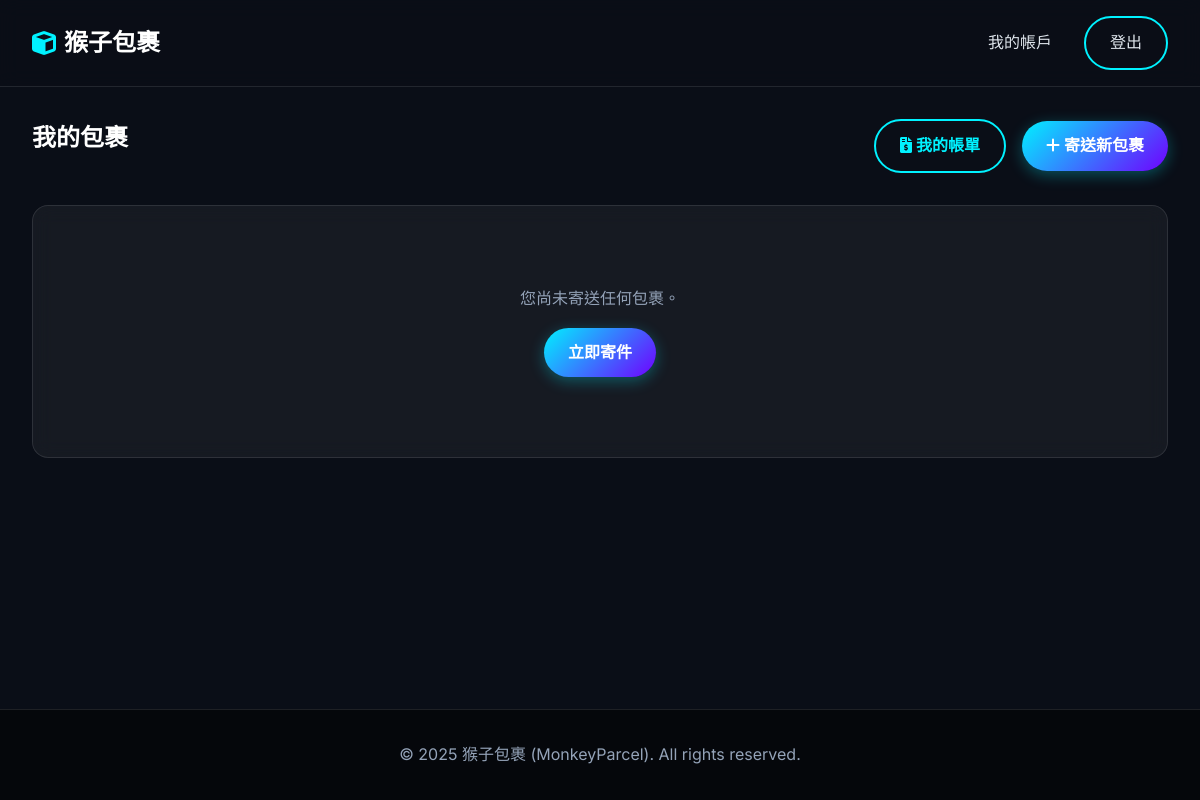
/dashboard (signed in), run on an earlier commit of the app's database.
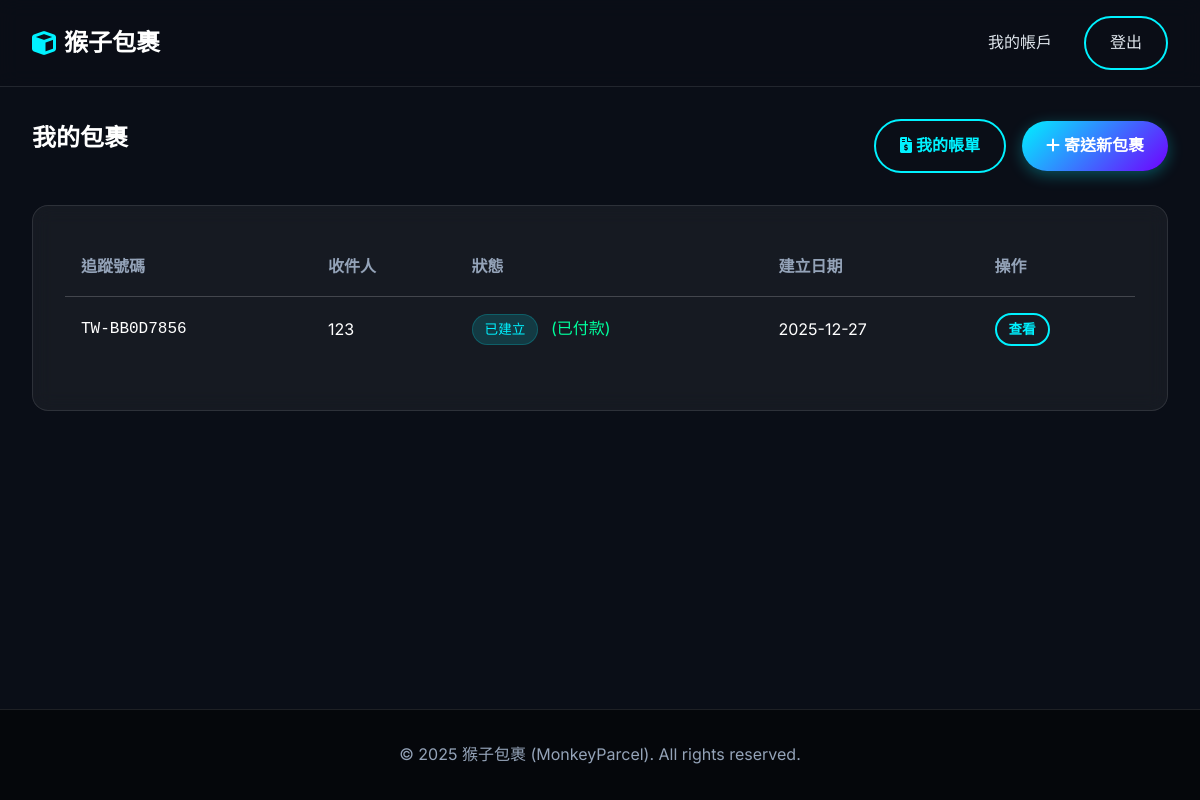
And on a later commit of the database.
### app/models.py (models this page shows, shortened)
class Package(Base):
    __tablename__ = 'packages'
    id: Mapped[int] = mapped_column(primary_key=True)
    tracking_number: Mapped[str] = mapped_column(String(20), unique=True, nullable=False) # 物流單號
    sender_id: Mapped[int] = mapped_column(ForeignKey('customers.id'), nullable=False)
    recipient_name: Mapped[str] = mapped_column(String(100), nullable=False)
    recipient_address: Mapped[str] = mapped_column(String(200), nullable=False)
    recipient_phone: Mapped[str] = mapped_column(String(20), nullable=False)
    weight: Mapped[float] = mapped_column(Float, nullable=False) # 重量 (kg)
    width: Mapped[float] = mapped_column(Float, nullable=False)  # 寬 (cm)
    height: Mapped[float] = mapped_column(Float, nullable=False) # 高 (cm)
    length: Mapped[float] = mapped_column(Float, nullable=False) # 長 (cm)
    declared_value: Mapped[float] = mapped_column(Float, default=0.0) # 報值金額 (保險用)
    content_description: Mapped[str] = mapped_column(String(255), nullable=True) # 內容物描述
    package_type: Mapped[PackageType] = mapped_column(Enum(PackageType), default=PackageType.SMALL_BOX)
    delivery_speed: Mapped[DeliverySpeed] = mapped_column(Enum(DeliverySpeed), default=DeliverySpeed.STANDARD)
    status: Mapped[PackageStatus] = mapped_column(Enum(PackageStatus), default=PackageStatus.CREATED)
    is_hazardous: Mapped[bool] = mapped_column(Boolean, default=False)   # 易燃物/危險品
    is_fragile: Mapped[bool] = mapped_column(Boolean, default=False)     # 易碎品
    is_international: Mapped[bool] = mapped_column(Boolean, default=False) # 國際件
    created_at: Mapped[datetime] = mapped_column(DateTime, default=datetime.now) # 寄件時間
    estimated_delivery: Mapped[datetime] = mapped_column(DateTime, nullable=True) # 預計抵達時間
    shipping_cost: Mapped[float] = mapped_column(Float, default=0.0) # 運費金額
    sender: Mapped["Customer"] = relationship("Customer", back_populates="packages", foreign_keys=[sender_id])
    tracking_events: Mapped[List["TrackingEvent"]] = relationship("TrackingEvent", back_populates="package", cascade="all, delete-orphan")
    assigned_driver_id: Mapped[Optional[int]] = mapped_column(ForeignKey('users.id'), nullable=True)
    assigned_driver: Mapped[Optional["User"]] = relationship("User", foreign_keys=[assigned_driver_id])
    @property
    def status_label(self):
        return PACKAGE_STATUS_LABELS.get(self.status, self.status.value)

class Bill(Base):
    __tablename__ = 'bills'
    id: Mapped[int] = mapped_column(primary_key=True)
    customer_id: Mapped[int] = mapped_column(ForeignKey('customers.id'), nullable=False)
    package_id: Mapped[int] = mapped_column(ForeignKey('packages.id'), nullable=False, unique=True) # 每個包裹對應一個帳單
    amount: Mapped[float] = mapped_column(Float, nullable=False) # 總計金額
    is_paid: Mapped[bool] = mapped_column(Boolean, default=False) # 是否已付款
    created_at: Mapped[datetime] = mapped_column(DateTime, default=datetime.now)
    paid_at: Mapped[Optional[datetime]] = mapped_column(DateTime, nullable=True) # 付款日期
    customer: Mapped["Customer"] = relationship("Customer", back_populates="bills")
    package: Mapped["Package"] = relationship("Package", backref=backref("bill", uselist=False))
    payment_method: Mapped[Optional[PaymentMethod]] = mapped_column(Enum(PaymentMethod), nullable=True)

### app/routes.py (the view, shortened to what this page needs)
@main.route('/dashboard')
@login_required
def dashboard():
    user_id = session['user_id']
    role = session['user_role']
    if role == 'customer':
        packages = services.get_user_packages(user_id)
        return render_template('dashboard_customer.html', packages=packages)
    elif role == 'driver':
        packages = services.get_packages_for_driver(session['user_id'])
        return render_template('dashboard_employee.html', packages=packages, is_driver=True)
    elif role == 'admin':
        return render_template('dashboard_admin.html')
    return "Unknown Role"

### app/routes.py (called while the page is built)
def login_required(f):
    @wraps(f)
    def decorated_function(*args, **kwargs):
        if 'user_id' not in session:
            return redirect(url_for('main.login'))
        return f(*args, **kwargs)
    return decorated_function

### app/services.py (called while the page is built)
def get_user_packages(user_id):
    return db.session.execute(
        db.select(models.Package).filter_by(sender_id=user_id).order_by(models.Package.created_at.desc())
    ).scalars().all()

### app/templates/dashboard_customer.html (shortened to what this page needs)
{% extends "base.html" %}
{% block content %}
<div class="container">
    <div
        style="display: flex; justify-content: space-between; align-items: center; margin-bottom: 2rem; flex-wrap: wrap; gap: 1rem;">
        <h2>我的包裹</h2>
        <div style="display: flex; gap: 1rem; align-items: center; flex-wrap: wrap;">
            <a href="{{ url_for('main.my_bills') }}" class="btn btn-outline">
                <i class="fas fa-file-invoice-dollar"></i> 我的帳單
            </a>
            <a href="{{ url_for('main.create_package') }}" class="btn btn-primary">
                <i class="fas fa-plus"></i> 寄送新包裹
            </a>
        </div>
    </div>
    <div class="card">
        {% if packages %}
        <table class="table">
            <thead>
                <tr>
                    <th>追蹤號碼</th>
                    <th>收件人</th>
                    <th>狀態</th>
                    <th>建立日期</th>
                    <th>操作</th>
                </tr>
            </thead>
            <tbody>
                {% for pkg in packages %}
                <tr>
                    <td style="font-family: 'Roboto Mono', monospace;">{{ pkg.tracking_number }}</td>
                    <td>{{ pkg.recipient_name }}</td>
                    <td>
                        <span class="badge badge-info">
                            {{ pkg.status_label }}
                        </span>
                        {% if pkg.status.name == 'CREATED' and pkg.bill %}
                        <span class="{{ 'text-success' if pkg.bill.is_paid else 'text-error' }}"
                            style="margin-left: 0.5rem;">
                            ({{ '已付款' if pkg.bill.is_paid else '未付款' }})
                        </span>
                        {% endif %}
                    </td>
                    <td>{{ pkg.created_at.strftime('%Y-%m-%d') }}</td>
                    <td>
                        <a href="{{ url_for('main.tracking_result', tracking_number=pkg.tracking_number) }}"
                            class="btn btn-outline" style="padding: 0.25rem 0.75rem; font-size: 0.85rem;">查看</a>
                    </td>
                </tr>
                {% endfor %}
            </tbody>
        </table>
        {% else %}
        <div style="text-align: center; padding: 3rem;">
            <p style="color: var(--text-muted); margin-bottom: 1rem;">您尚未寄送任何包裹。</p>
            <a href="{{ url_for('main.create_package') }}" class="btn btn-primary">立即寄件</a>
        </div>
        {% endif %}
    </div>
</div>
{% endblock %}

What changed in the data, as far as the page shows it:
added Package: tracking_number "TW-BB0D7856", recipient_name "123", status_label "已建立", created_at "2025-12-27"
added Bill: is_paid "已付款"
Also different on the page:
text no longer shown: "您尚未寄送任何包裹。 立即寄件"
text now shown: "追蹤號碼 收件人 狀態 建立日期 操作"
